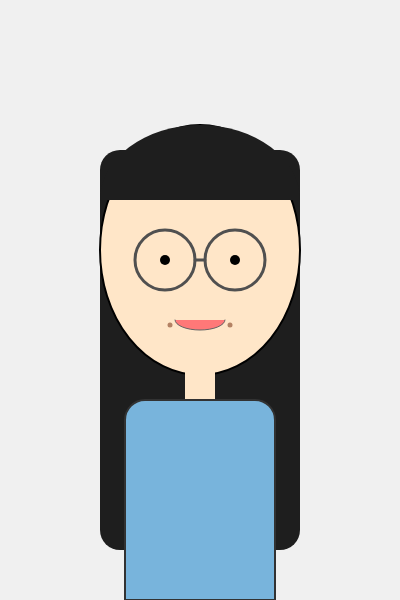
Frame 1 (no input)
Frame 2 (the mouse pressed at the canvas centre, redrawn once): identical to frame 1, image omitted

The p5.js sketch that drew this single still picture (run headless with seeded random() and noise() and a simulated clock; the mouse was pressed at the canvas centre and the sketch redrawn once):

// p5.js sketch
// ── sketch.js
function setup() {
  // 1. 캔버스 크기 (제약 사항 준수)
  createCanvas(400, 600);
  noLoop(); 
}

function draw() {
  background(240); // 배경색

  // --- 2. 헤어스타일  ---
  // 
  noStroke();
  fill(30); // 검은색 머리
  // 
  rect(100, 150, 200, 400, 20); 

  // --- 3. 얼굴 형태 ---
  stroke(0);
  strokeWeight(2);
  fill(255, 230, 200); // 피부색
  ellipse(200, 250, 200, 250); // 기본 얼굴 타원

  // --- 4. 이마 앞머리  ---
  // 
  noStroke();
  fill(30);
  // 
  arc(200, 200, 200, 150, PI, TWO_PI); 


  // --- 5. 얼굴 요소들 ---
  
  // 안경 
  noFill();
  stroke(80); // 안경테 색
  strokeWeight(3);
  ellipse(165, 260, 60, 60); // 왼쪽 알
  ellipse(235, 260, 60, 60); // 오른쪽 알
  line(195, 260, 205, 260); // 코 받침

  // 눈 
  // 
  fill(0);
  noStroke();
  circle(165, 260, 10); // 왼쪽 눈동자
  circle(235, 260, 10); // 오른쪽 눈동자

  // 입과 보조개
  fill(255, 120, 120); // 입술 색
  stroke(100); 
  strokeWeight(1);
  arc(200, 320, 50, 20, 0, PI); // 웃는 입

  // 보조개 (입 옆에 작은 점)
  fill(180, 130, 100); 
  noStroke();
  circle(170, 325, 5); // 왼쪽 보조개
  circle(230, 325, 5); // 오른쪽 보조개


  // --- 6. 상반신  ---
  // 목
  fill(255, 230, 200);
  rect(185, 360, 30, 40);
  
  // 옷 (티셔츠 )
  fill(120, 180, 220); // 셔츠 색
  stroke(50);
  strokeWeight(2);
  // 
  rect(125, 400, 150, 200, 20, 20, 0, 0); 
}
